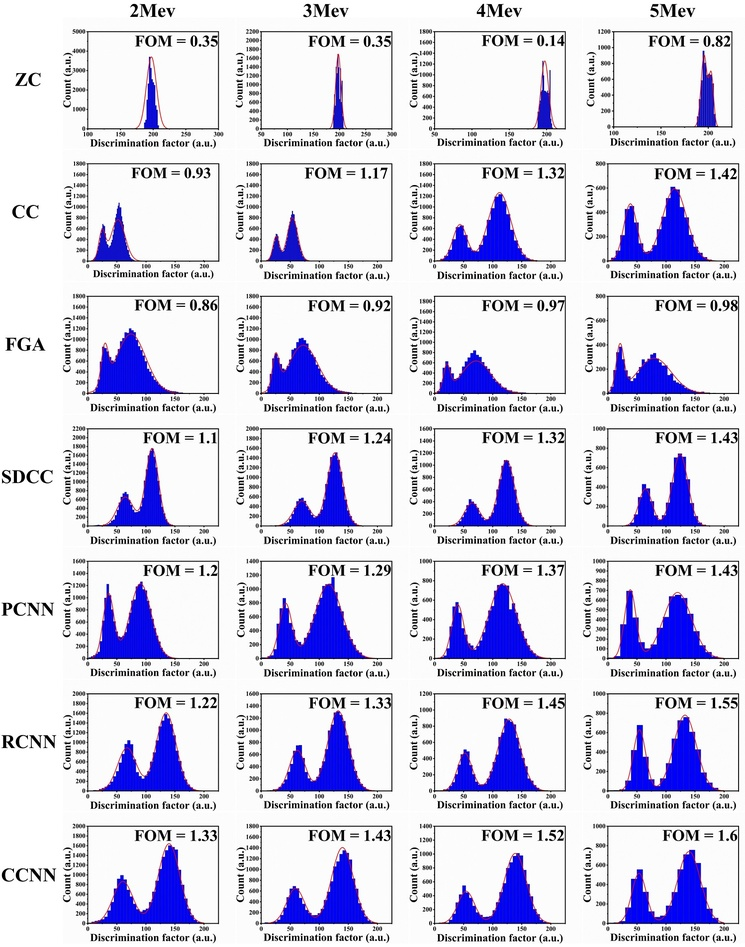
%> input picture Discrimination of neutron and gamma-rays based on brain-like neural networks/psd_comparison.jpg, 745 x 947 px, shrunk from 1498 x 1904 before the run
$ octave --eval "result = PCNN(rgb2gray(imread('../../psd_comparison.jpg')));"   (GNU Octave 9; MATLAB toolbox functions it lacks are replaced by stand-ins)
%> lines starting %> are read from the running program, lines starting %| are printed output that depends on the picture
function TS = PCNN(I)
%% Function of PCNN
[m,n] = size(I);
%> m = 947; n = 745
S = im2double(I);
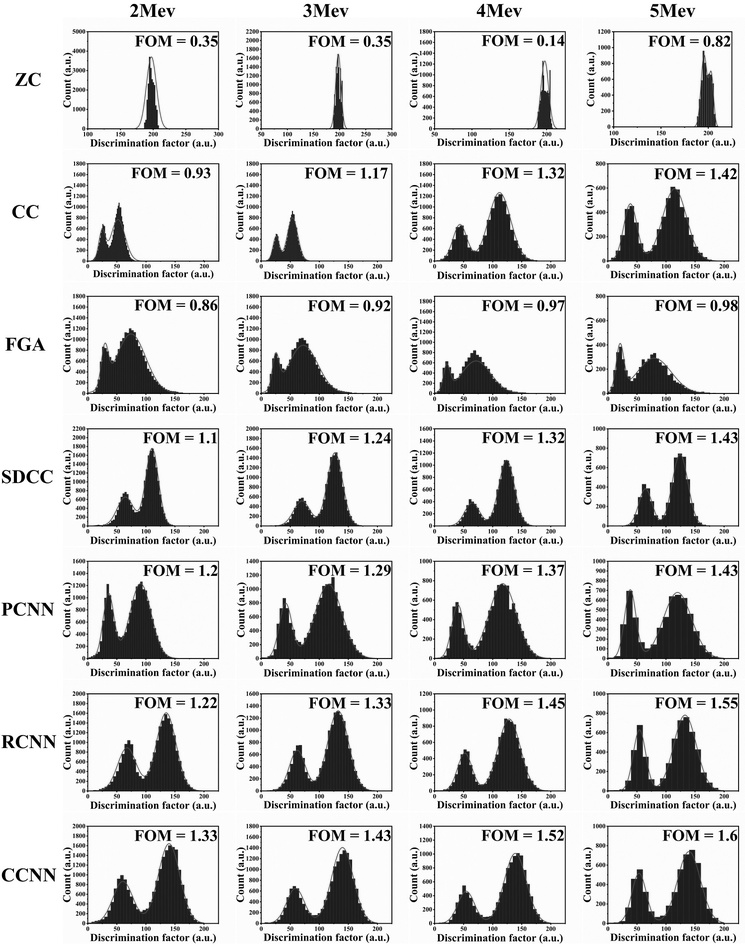
%> S: size 947x745 double; min 0, max 1, mean 0.852
l = 0.1091;
r = 0.1409;
W = [l r l;
     r 0 r;
     l r l];
Y = zeros(m,n); U = Y;TS=Y;
% k =180;
k =31;
M = W;
F = Y; L = Y; U = Y;
E = Y;
% al=0.356;vl=0.0005;ve=15.5;ae=0.081;af=0.325;vf=0.0005;beta=0.67;
al=0.356;vl=0.0005;ve=5.0;ae=0.13;af=0.325;vf=0.0005;beta=0.67;

for t=1:k
    F = exp(-af) *F +vf*conv2(Y,M,'same') + S;
	L = exp(-al) *L +vl*conv2(Y,W,'same');
	U = F.*(1 + beta*L);
    % Y = double(U>E)
    X = 1./(1+exp(E - U));
    Y = double(X > 0.5);
    E = exp(-ae) * E + ve * Y;
    TS =TS+Y;
end
%> this loop made 31 passes
%> pass 1, in PCNN, `X = 1./(1+exp(E - U));`:
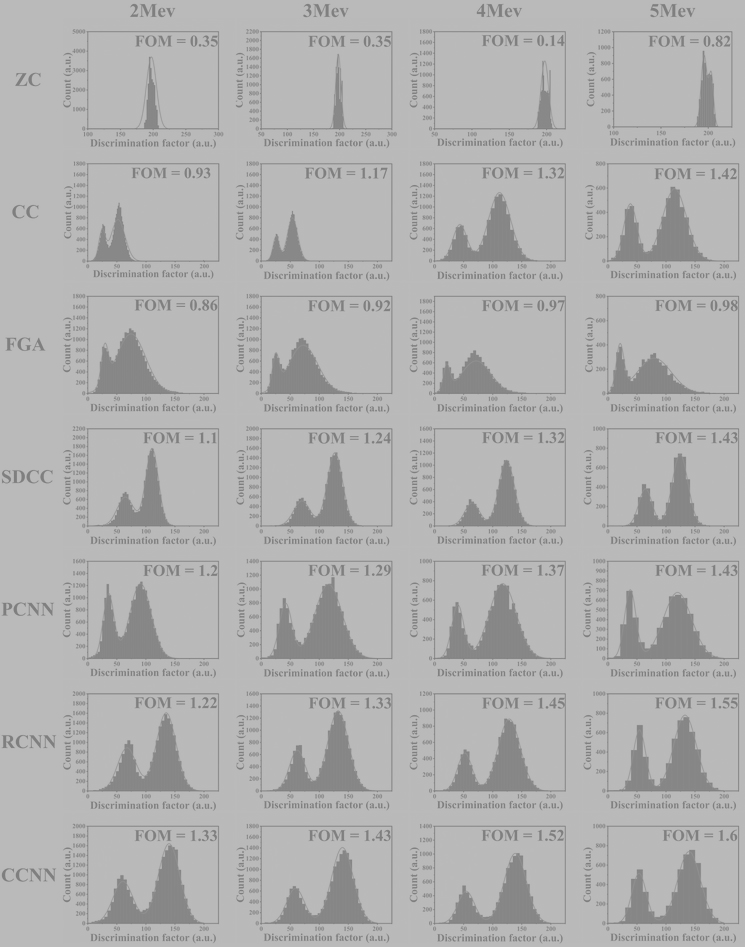
%> X: size 947x745 double; min 0.5, max 0.731, mean 0.698
%> pass 1, in PCNN, `Y = double(X > 0.5);`:
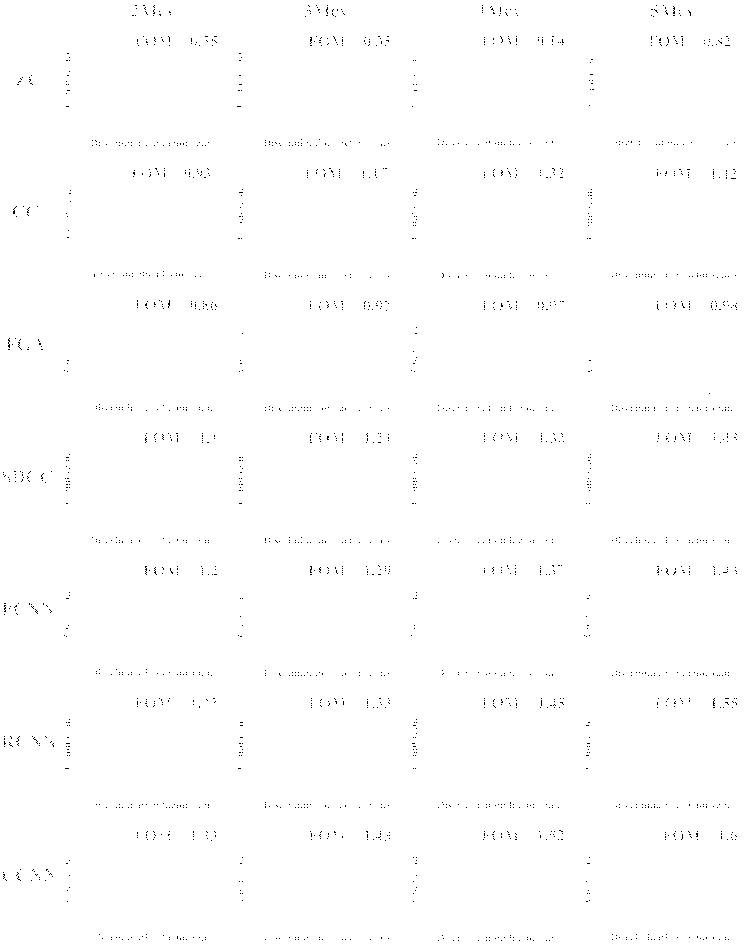
%> Y: size 947x745 double; values 0 (black) and 1 (white), 99.6% white; black in thin lines or dots
%> after the loop:
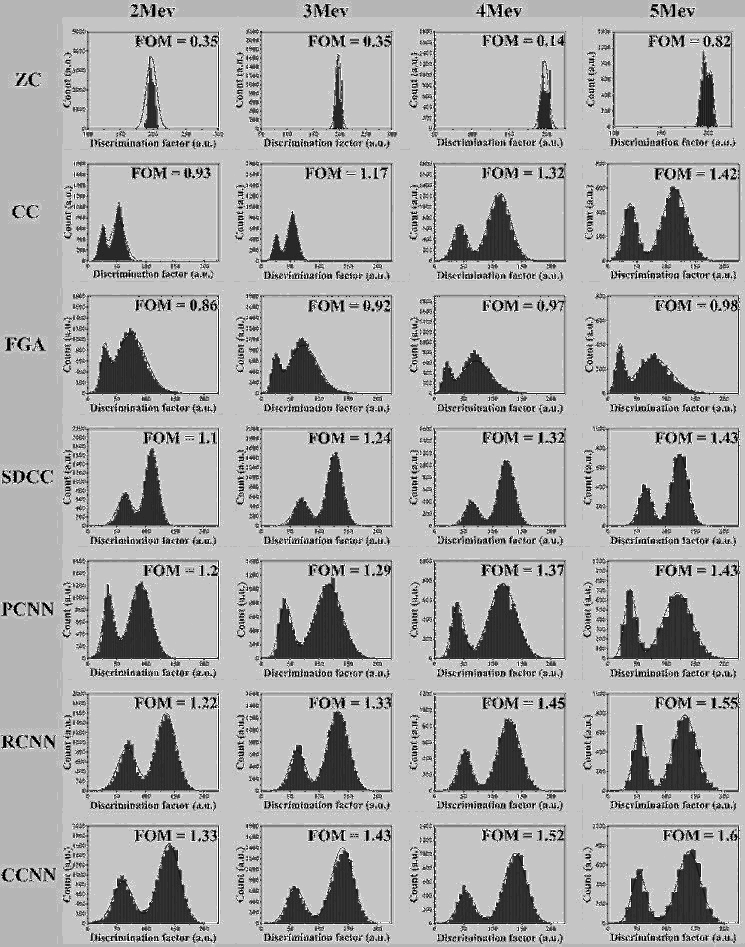
%> E: size 947x745 double; min 0.101, max 7.71, mean 5.28; drawn with min black and max white
%> after the loop:
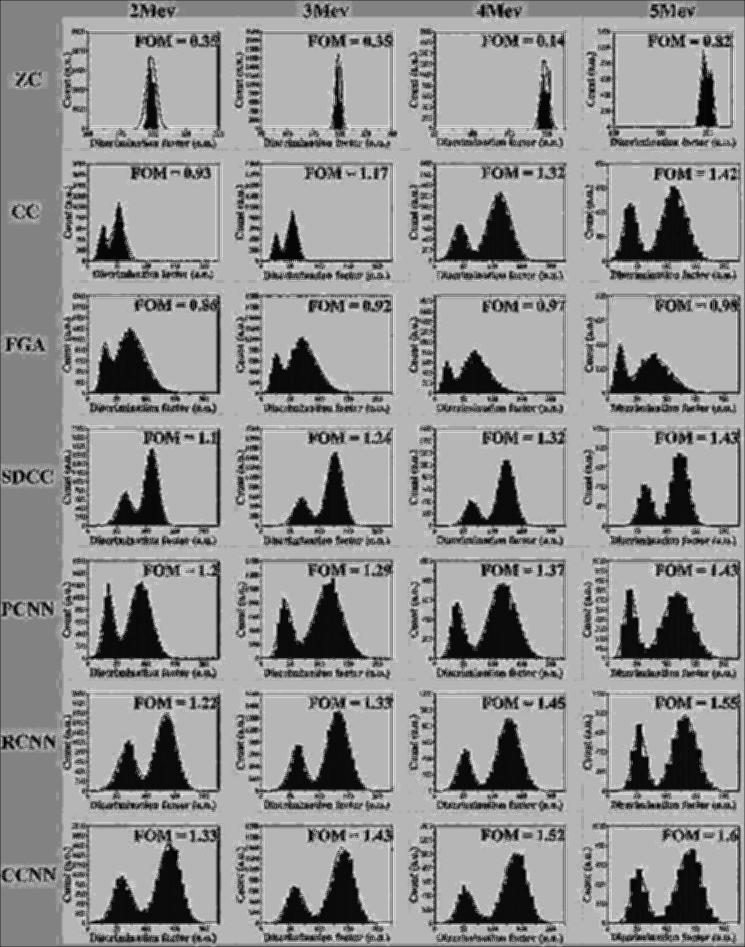
%> L: size 947x745 double; min 1.82e-08, max 0.000521, mean 0.000303; drawn with min black and max white
%> after the loop:
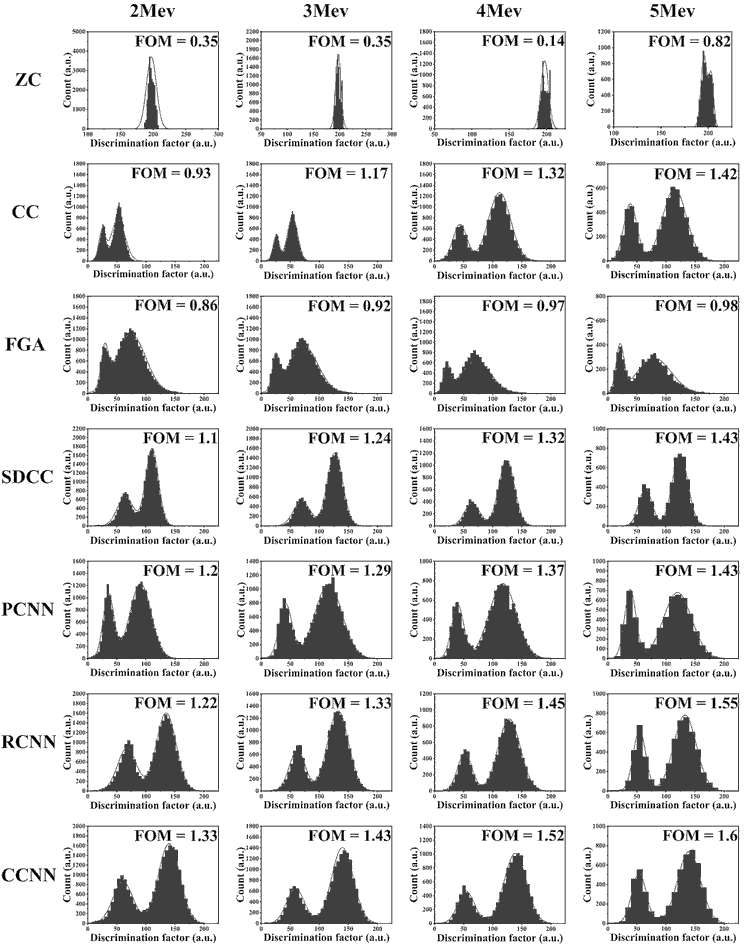
%> TS: size 947x745 double; min 1, max 5, mean 4.52; drawn with min black and max white
